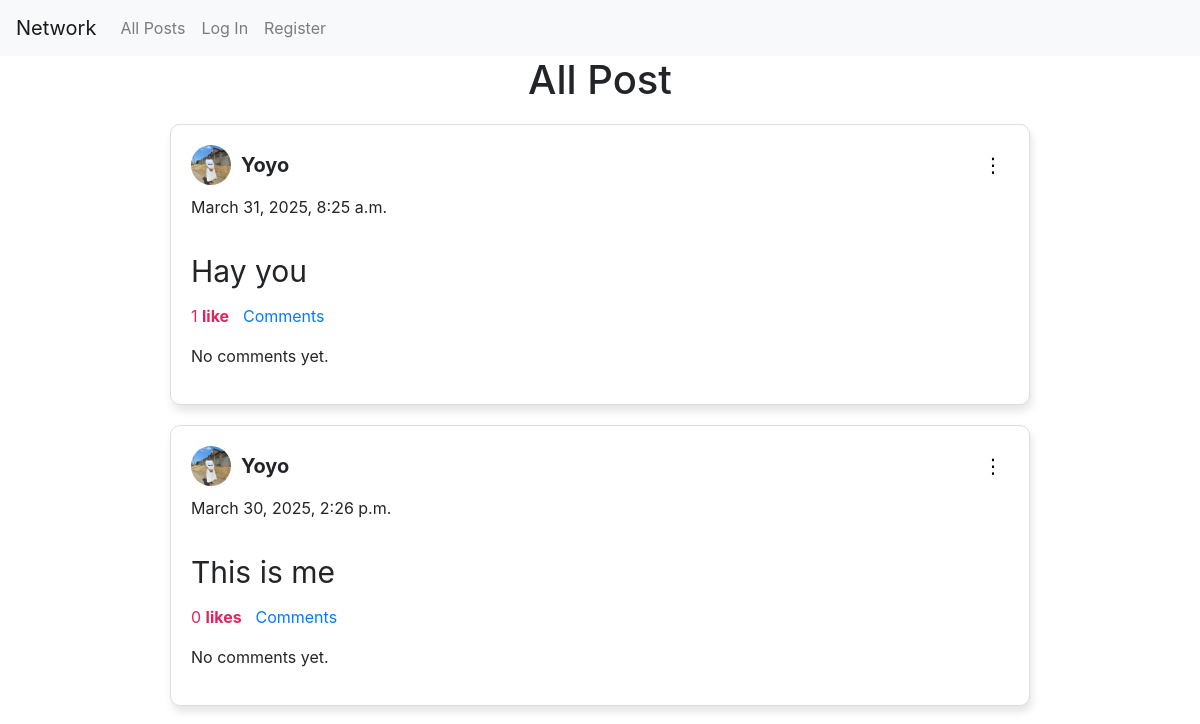
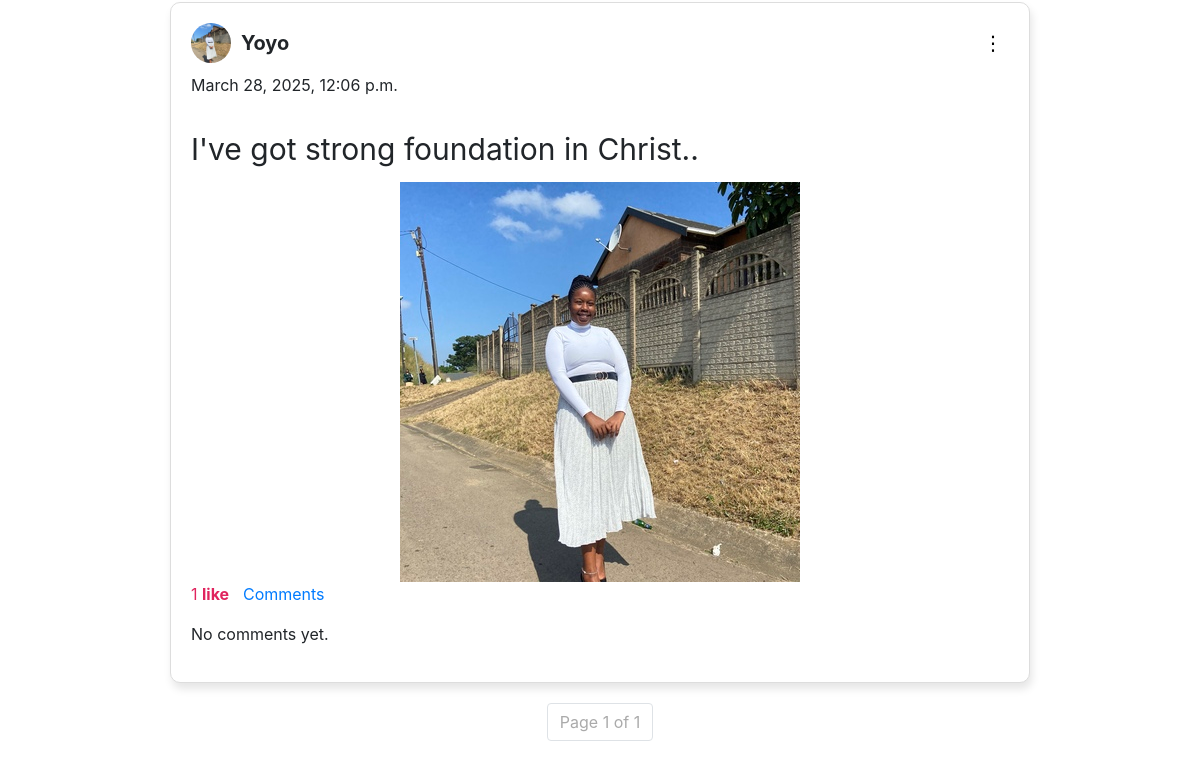
Before: / with the older database file (2 pictures, top to bottom).
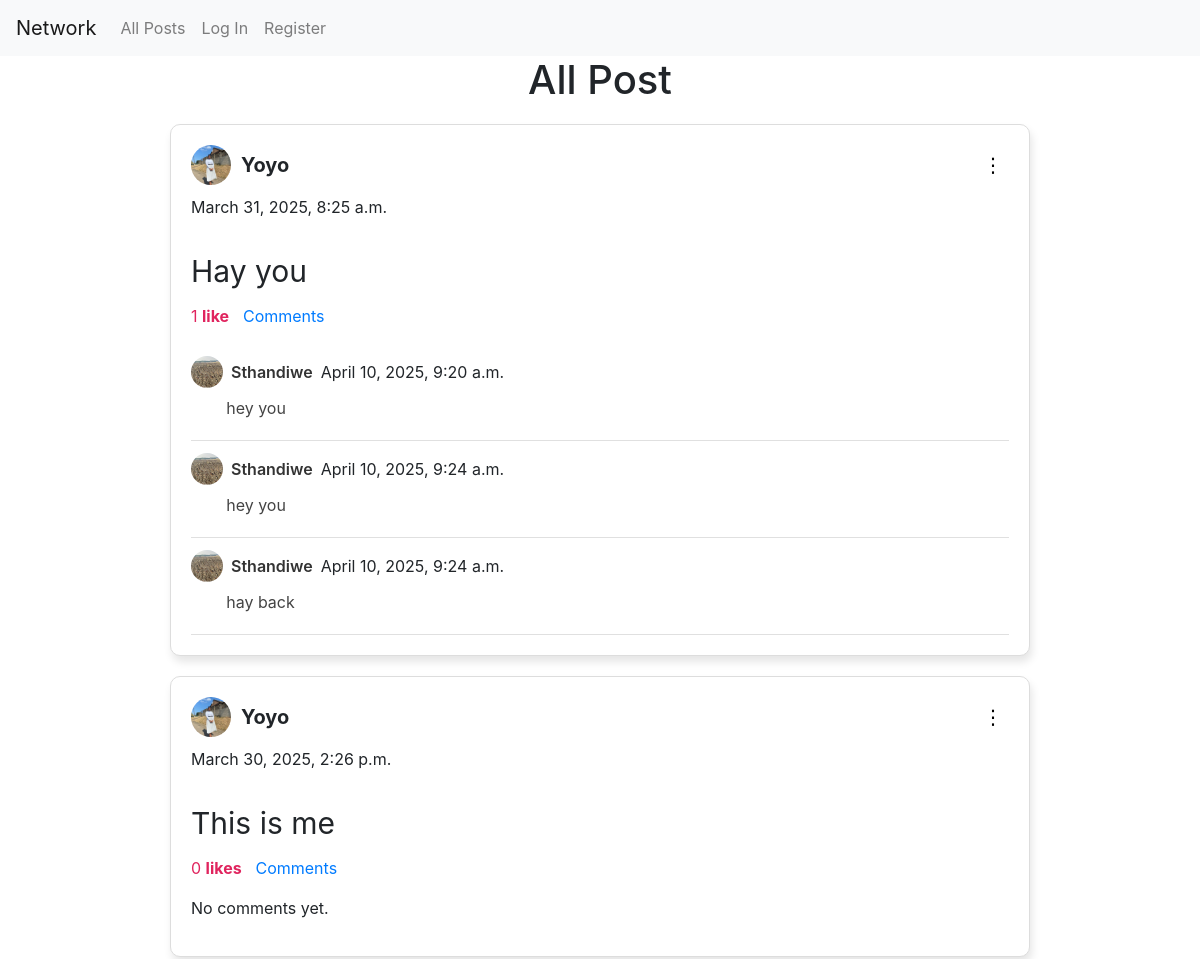
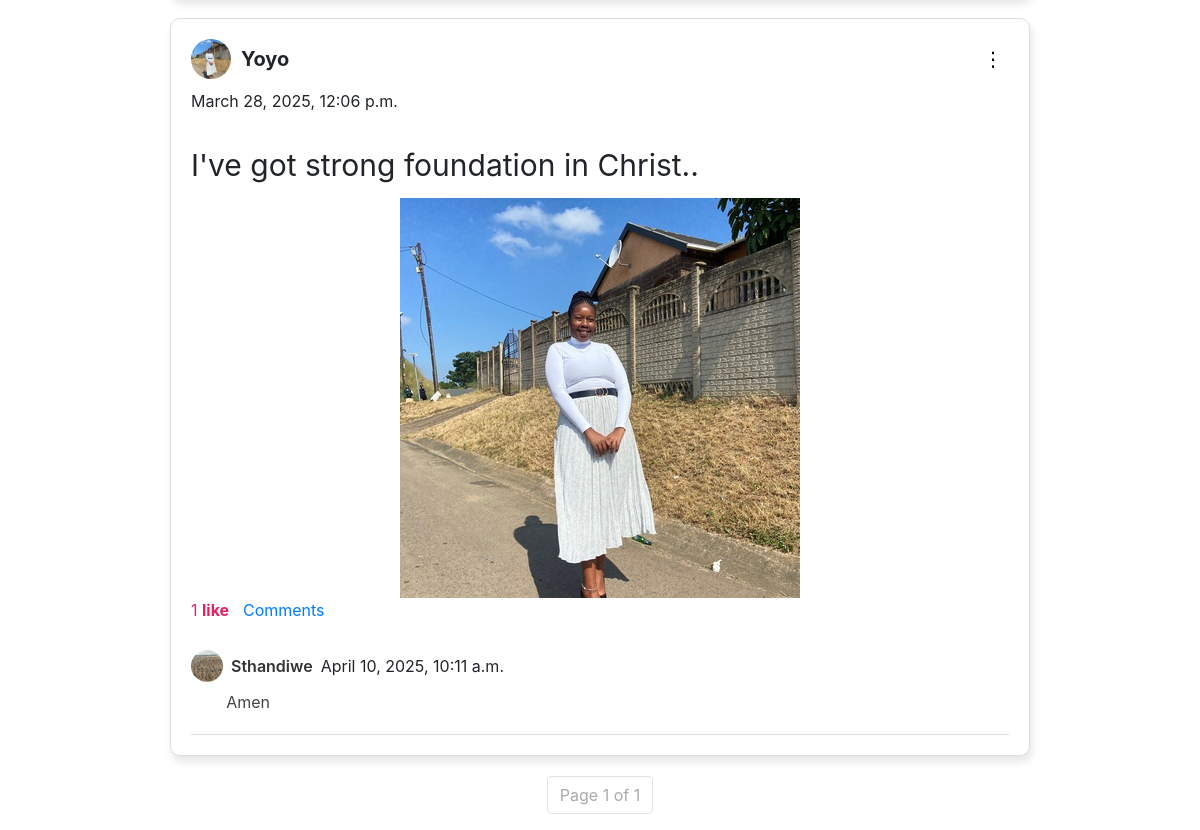
After: the same page with the newer database file (2 pictures, top to bottom).
### network/models.py (models this page shows, shortened)
class Post(models.Model):
    user = models.ForeignKey(User, on_delete=models.CASCADE, related_name="post")
    content = models.TextField()
    image = models.ImageField(upload_to="posts/", blank=True, null=True)  # Optional field
    created_at = models.DateTimeField(auto_now_add=True)
    hide = models.BooleanField(default=False)
    likes = models.ManyToManyField(User, related_name="liked_posts", blank=True)  # Users who liked the post

class User(AbstractUser):
    pass

class Profile(models.Model):
    user = models.OneToOneField(User,on_delete=models.CASCADE, related_name="Profile_user")
    username = models.CharField(max_length=100)
    image = models.ImageField(upload_to='uploads/', blank=True, null=True)
    bio = models.TextField()

class Comment(models.Model):
    user = models.ForeignKey(User, on_delete=models.CASCADE, related_name="comment_user")
    post = models.ForeignKey(Post, on_delete=models.CASCADE, related_name="comment_post")
    content = models.TextField()
    created_at = models.DateTimeField(auto_now_add=True)

### network/views.py (the view)
# urls.py: path("", views.index, name="index"),
def index(request):
    page_number = request.GET.get('page', 1)  # Get page number from query param
    post = get_posts(page_number=page_number)
    return render(request, "network/index.html",{"posts":post})

### network/views.py (called while the page is built)
def get_posts(user_id=None, page_number=1, posts_per_page=10):
    if user_id:
         if isinstance(user_id, list):
            posts = Post.objects.filter(user__id__in=user_id).annotate(like_count=Count('likes')).order_by('-created_at')
         else:
            posts = Post.objects.filter(user=user_id).annotate(like_count=Count('likes')).order_by('-created_at')
    else:
        posts = Post.objects.annotate(like_count=Count('likes')).order_by('-created_at')
    paginator = Paginator(posts, posts_per_page)
    page_obj = paginator.get_page(page_number)  # Get the requested page
    return page_obj

### network/templates/network/index.html (shortened to what this page needs)
{% extends "network/layout.html" %} {% block body %}
<div id="all">
  <h1>All Post</h1>
  <div id="postList">
    {% if posts %} {% for post in posts %}
    <div class="post-container" id="post-{{post.id}}">
      <div class="post-header">
        <div class="user-info">
          <a href="{% url 'profile_display' post.user.id %}">
            <img
              src="{{post.user.Profile_user.image.url}}"
              alt="Profile Picture"
              class="profile_img"
            />
          </a>
          <span class="user-name">{{post.user.username|capfirst}}</span>
        </div>
        <div class="post-options">
          <button class="options-btn">⋮</button>
        </div>
      </div>
      <div class="date">{{post.created_at}}</div>
      <div class="post-content">{{post.content|capfirst}}</div>
      {% if post.image %}
      <div class="post-image">
        <img src="{{post.image.url}}" alt="Post Image" />
      </div>
      {% endif %}
      <div class="post-action">
        <span class="like-count">{{ post.like_count }}</span>
        <a
          class="like-btn"
          href="{% url 'like' post.id %}?redirect_to={{ request.resolver_match.url_name }}"
        >
          like{{post.like_count|pluralize }}
        </a>
        <span class="comment"><a href="#">Comments</a></span>
      </div>
 <div class="comments">
  {% for comment in post.comment_post.all %}
    <div class="single-comment">
      <div class="comment-header">
        <img
          src="{{ comment.user.Profile_user.image.url }}"
          alt="Profile Picture"
          class="comment-img"
        />
        <strong class="comment-username">{{ comment.user.username|capfirst }}</strong>
        <span>{{comment.created_at}}</span>
      </div>
      <p class="comment-content">{{ comment.content }}</p>
    </div>
  {% empty %}
    <p class="no-comment">No comments yet.</p>
  {% endfor %}
</div>
      </div>
    </div>
      {% endfor %} {% else %}
      <p>No Posts available</p>
      {% endif %}
      <div class="pagination-container">
        <nav aria-label="Page navigation">
          <ul class="pagination">
            <li class="page-item disabled">
              <span class="page-link"
                >Page {{ posts.number }} of {{ posts.paginator.num_pages }}</span
              >
            </li>
          </ul>
        </nav>
      </div>
  {% endblock %}

Changed rows visible on the page:
shown differently, row unchanged: Post "Hay you": no longer shows "No comments yet."
added Comment: user.Profile_user.image (picture), user.username "Sthandiwe", created_at "April 10, 2025, 9:20 a.m.", content "hey you", shown under Post "Hay you"
added Comment: user.Profile_user.image (picture), user.username "Sthandiwe", created_at "April 10, 2025, 9:24 a.m.", content "hey you", shown under Post "Hay you"
added Comment: user.Profile_user.image (picture), user.username "Sthandiwe", created_at "April 10, 2025, 9:24 a.m.", content "hay back", shown under Post "Hay you"
shown differently, row unchanged: Post "I've got strong foundation in Christ..": no longer shows "No comments yet."
added Comment: user.Profile_user.image (picture), user.username "Sthandiwe", created_at "April 10, 2025, 10:11 a.m.", content "Amen", shown under Post "I've got strong foundation in Christ.."
